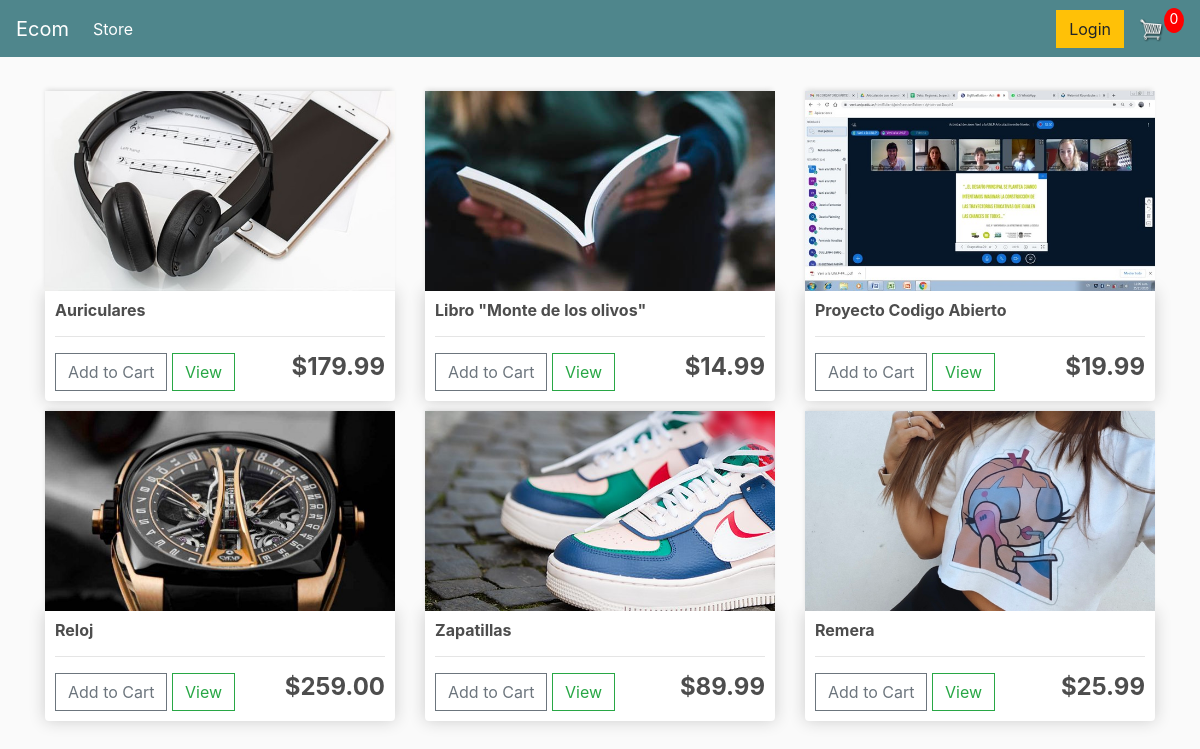
The page / on the database its author committed.
### store/models.py (models this page shows, shortened)
class Product(models.Model):
    name = models.CharField(max_length=200, null=True)
    price = models.DecimalField(max_digits=7, decimal_places=2)
    digital = models.BooleanField(default=False, null=True, blank=False)
    image = models.ImageField(null=True, blank=True)
    @property
    def imageURL(self):
        try:
            url = self.image.url
        except:
            url = ''
        return url

### store/views.py (the view)
# urls.py: path('', include('store.urls')),
def store(request):
	data = cartData(request)
	cartItems = data['cartItems']
	order = data['order']
	items = data['items']
	products = Product.objects.all()
	context = {'products':products, 'cartItems':cartItems}
	return render(request, 'store/store.html', context)

### store/utils.py (called while the page is built, shortened)
def cookieCart(request):
	try:
		cart = json.loads(request.COOKIES['cart'])
	except:
		cart = {}
		print('CART:', cart)
	items = []
	order = {'get_cart_total':0, 'get_cart_items':0, 'shipping':False}
	cartItems = order['get_cart_items']
	return {'cartItems':cartItems ,'order':order, 'items':items}

def cartData(request):
	if request.user.is_authenticated:
		customer = request.user.customer
		order, created = Order.objects.get_or_create(customer=customer, complete=False)
		items = order.orderitem_set.all()
		cartItems = order.get_cart_items
	else:
		cookieData = cookieCart(request)
		cartItems = cookieData['cartItems']
		order = cookieData['order']
		items = cookieData['items']
	return {'cartItems':cartItems ,'order':order, 'items':items}

### store/templates/store/store.html
{% extends 'store/main.html' %}
{% load static %}
{% block content %}
     <div class="row">
          {% for product in products %}
          <div class="col-lg-4">
               <img class="thumbnail" src="{{product.imageURL}}">
               <div class="box-element product">
                    <h6><strong>{{product.name}}</strong></h6>
                    <hr>
                    <button data-product={{product.id}} data-action="add"
                    class="btn btn-outline-secondary add-btn update-cart">Add to Cart</button>
                    <a class="btn btn-outline-success" href="#">View</a>
                    <h4 style="display: inline-block; float: right">
                         <strong>${{product.price|floatformat:2}}</strong>
                    </h4>
               </div>
          </div>
          {% endfor %}
     </div>
{% endblock content %}

### store/templates/store/main.html (shortened to what this page needs)
<!DOCTYPE html>
{% load static %}
<html>
<head>
	<link rel="stylesheet" href="https://stackpath.bootstrapcdn.com/bootstrap/4.4.1/css/bootstrap.min.css">
	<link rel="stylesheet" type="text/css" href="{% static 'css/main.css' %}">
</head>
<body>
	<nav class="navbar navbar-expand-lg navbar-dark bg-dark">
	  <a class="navbar-brand" href="{% url 'store' %}">Ecom</a>
	  <div class="collapse navbar-collapse" id="navbarSupportedContent">
	    <ul class="navbar-nav mr-auto">
	      <li class="nav-item active">
	        <a class="nav-link" href="{% url 'store' %}">Store <span class="sr-only">(current)</span></a>
	      </li>
	    </ul>
	    <div class="form-inline my-2 my-lg-0">
	     	<a href="#"class="btn btn-warning">Login</a>
	     	<a href="{% url 'cart' %}">
	    		<img  id="cart-icon" src="{% static 'images/cart.png' %}">
	    	</a>
	    	<p id="cart-total">{{cartItems}}</p>
	    </div>
	  </div>
	</nav>
     <div class="container">
            <br>
            {% block content %}
            {% endblock content %}
         </div>
</body>
</html>

### static/css/main.css (style rules this page uses)
body { background-color: hsl(0, 0%, 98%); }
h1,h2,h3,h4,h5,h6 { color:hsl(0, 0%, 30%); }
.box-element { box-shadow:hsl(0, 0%, 80%) 0 0 16px; background-color: #fff; border-radius: 4px; padding: 10px; }
.thumbnail { width: 100%; height: 200px; -webkit-box-shadow: -1px -3px 5px -2px rgba(214,214,214,1); -moz-box-shadow: -1px -3px 5px -2px rgba(214,214,214,1); box-shadow: -1px -3px 5px -2px rgba(214,214,214,1); }
.product { border-radius: 0 0 4px 4px; }
.bg-dark { background-color: #4f868c!important; }
#cart-icon { width:25px; display: inline-block; margin-left: 15px; }
#cart-total { display: block; text-align: center; color:#fff; background-color: red; width: 20px; height: 25px; border-radius: 50%; font-size: 14px; }
.col-lg-4, .col-lg-6, .col-lg-8, .col-lg-12 { margin-top: 10px; }
.btn { border-radius: 0; }

### rows shown on the page
Product: imageURL (picture), name "Auriculares", price "179.99"
Product: imageURL (picture), name "Libro \"Monte de los olivos\"", price "14.99"
Product: imageURL (picture), name "Proyecto Codigo Abierto", price "19.99"
Product: imageURL (picture), name "Reloj", price "259.00"
Product: imageURL (picture), name "Zapatillas", price "89.99"
Product: imageURL (picture), name "Remera", price "25.99"

### other values the page prints
{{ cartItems }} "0"
